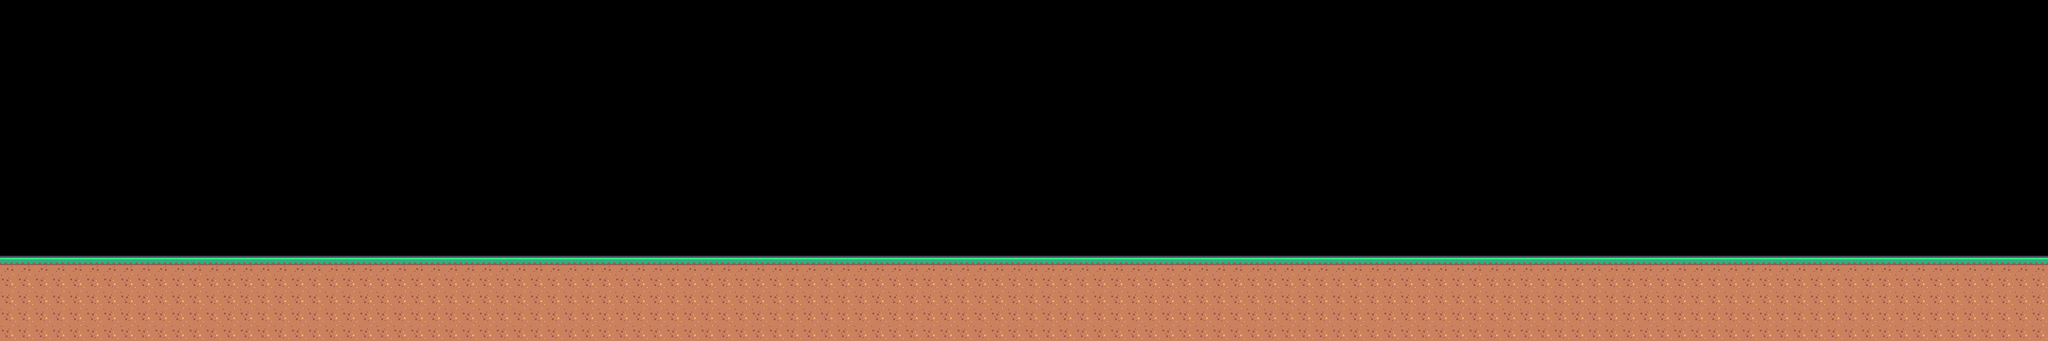

Tiled map render using the project's own tile images. Description and the map definition, with tile-layer contents summarised, below:
An orthogonal 120x20 tile map with 18x18 px tiles, 1 tile layer (Grass).

<map version="1.10" tiledversion="1.12.1" orientation="orthogonal" renderorder="right-down" width="120" height="20" tilewidth="18" tileheight="18" infinite="0" nextlayerid="2" nextobjectid="1">
 <tileset firstgid="1" name="tilemap_packed" tilewidth="18" tileheight="18" tilecount="180" columns="20">
  <image source="tilemap_packed.png" width="360" height="162" />
  <tile id="0">
   <properties>
    <property name="collides" type="bool" value="false" />
    <property name="collies" type="bool" value="false" />
   </properties>
  </tile>
  <tile id="1">
   <properties>
    <property name="collides" type="bool" value="false" />
    <property name="collies" type="bool" value="false" />
   </properties>
  </tile>
  <tile id="2">
   <properties>
    <property name="collides" type="bool" value="false" />
    <property name="collies" type="bool" value="false" />
   </properties>
  </tile>
  <tile id="3">
   <properties>
    <property name="collides" type="bool" value="false" />
    <property name="collies" type="bool" value="false" />
   </properties>
  </tile>
  <tile id="20">
   <properties>
    <property name="collides" type="bool" value="false" />
    <property name="collies" type="bool" value="false" />
   </properties>
  </tile>
  <tile id="21">
   <properties>
    <property name="collides" type="bool" value="false" />
    <property name="collies" type="bool" value="false" />
   </properties>
  </tile>
  <tile id="22">
   <properties>
    <property name="collides" type="bool" value="false" />
    <property name="collies" type="bool" value="false" />
   </properties>
  </tile>
  <tile id="23">
   <properties>
    <property name="collides" type="bool" value="false" />
    <property name="collies" type="bool" value="false" />
   </properties>
  </tile>
  <tile id="40">
   <properties>
    <property name="collides" type="bool" value="false" />
    <property name="collies" type="bool" value="false" />
   </properties>
  </tile>
  <tile id="41">
   <properties>
    <property name="collides" type="bool" value="false" />
    <property name="collies" type="bool" value="false" />
   </properties>
  </tile>
  <tile id="42">
   <properties>
    <property name="collides" type="bool" value="false" />
    <property name="collies" type="bool" value="false" />
   </properties>
  </tile>
  <tile id="43">
   <properties>
    <property name="collides" type="bool" value="false" />
    <property name="collies" type="bool" value="false" />
   </properties>
  </tile>
  <tile id="47">
   <properties>
    <property name="collides" type="bool" value="false" />
    <property name="collies" type="bool" value="false" />
   </properties>
  </tile>
  <tile id="48">
   <properties>
    <property name="collides" type="bool" value="false" />
    <property name="collies" type="bool" value="false" />
   </properties>
  </tile>
  <tile id="49">
   <properties>
    <property name="collides" type="bool" value="false" />
    <property name="collies" type="bool" value="false" />
   </properties>
  </tile>
  <tile id="50">
   <properties>
    <property name="collides" type="bool" value="false" />
    <property name="collies" type="bool" value="false" />
   </properties>
  </tile>
  <tile id="60">
   <properties>
    <property name="collides" type="bool" value="false" />
    <property name="collies" type="bool" value="false" />
   </properties>
  </tile>
  <tile id="61">
   <properties>
    <property name="collides" type="bool" value="false" />
    <property name="collies" type="bool" value="false" />
   </properties>
  </tile>
  <tile id="62">
   <properties>
    <property name="collides" type="bool" value="false" />
    <property name="collies" type="bool" value="false" />
   </properties>
  </tile>
  <tile id="63">
   <properties>
    <property name="collides" type="bool" value="false" />
    <property name="collies" type="bool" value="false" />
   </properties>
  </tile>
  <tile id="80">
   <properties>
    <property name="collides" type="bool" value="false" />
    <property name="collies" type="bool" value="false" />
   </properties>
  </tile>
  <tile id="81">
   <properties>
    <property name="collides" type="bool" value="false" />
    <property name="collies" type="bool" value="false" />
   </properties>
  </tile>
  <tile id="82">
   <properties>
    <property name="collides" type="bool" value="false" />
    <property name="collies" type="bool" value="false" />
   </properties>
  </tile>
  <tile id="83">
   <properties>
    <property name="collides" type="bool" value="false" />
    <property name="collies" type="bool" value="false" />
   </properties>
  </tile>
  <tile id="100">
   <properties>
    <property name="collides" type="bool" value="false" />
    <property name="collies" type="bool" value="false" />
   </properties>
  </tile>
  <tile id="101">
   <properties>
    <property name="collides" type="bool" value="false" />
    <property name="collies" type="bool" value="false" />
   </properties>
  </tile>
  <tile id="102">
   <properties>
    <property name="collides" type="bool" value="false" />
    <property name="collies" type="bool" value="false" />
   </properties>
  </tile>
  <tile id="103">
   <properties>
    <property name="collides" type="bool" value="false" />
    <property name="collies" type="bool" value="false" />
   </properties>
  </tile>
  <tile id="120">
   <properties>
    <property name="collides" type="bool" value="false" />
    <property name="collies" type="bool" value="false" />
   </properties>
  </tile>
  <tile id="121">
   <properties>
    <property name="collides" type="bool" value="false" />
    <property name="collies" type="bool" value="false" />
   </properties>
  </tile>
  <tile id="122">
   <properties>
    <property name="collides" type="bool" value="false" />
    <property name="collies" type="bool" value="false" />
   </properties>
  </tile>
  <tile id="123">
   <properties>
    <property name="collides" type="bool" value="false" />
    <property name="collies" type="bool" value="false" />
   </properties>
  </tile>
  <tile id="140">
   <properties>
    <property name="collides" type="bool" value="false" />
    <property name="collies" type="bool" value="false" />
   </properties>
  </tile>
  <tile id="141">
   <properties>
    <property name="collides" type="bool" value="false" />
    <property name="collies" type="bool" value="false" />
   </properties>
  </tile>
  <tile id="142">
   <properties>
    <property name="collides" type="bool" value="false" />
    <property name="collies" type="bool" value="false" />
   </properties>
  </tile>
  <tile id="143">
   <properties>
    <property name="collides" type="bool" value="false" />
    <property name="collies" type="bool" value="false" />
   </properties>
  </tile>
 </tileset>
 <layer id="1" name="Grass" width="120" height="20">
  <data>[2400 cells, 600 non-empty, 2 distinct tile ids]</data>
 </layer>
</map>
